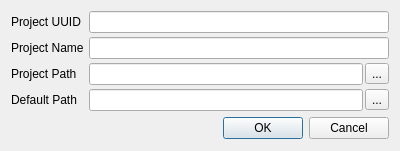
<ui version="4.0">
 <class>DlgNewProjectClass</class>
 <widget class="QDialog" name="DlgNewProjectClass">
  <property name="windowModality">
   <enum>Qt::ApplicationModal</enum>
  </property>
  <property name="geometry">
   <rect>
    <x>0</x>
    <y>0</y>
    <width>400</width>
    <height>151</height>
   </rect>
  </property>
  <property name="minimumSize">
   <size>
    <width>400</width>
    <height>151</height>
   </size>
  </property>
  <property name="maximumSize">
   <size>
    <width>400</width>
    <height>151</height>
   </size>
  </property>
  <property name="windowTitle">
   <string>New Annotation Project</string>
  </property>
  <layout class="QGridLayout">
   <item row="0" column="0">
    <layout class="QVBoxLayout">
     <item>
      <layout class="QGridLayout">
       <property name="horizontalSpacing">
        <number>5</number>
       </property>
       <property name="verticalSpacing">
        <number>4</number>
       </property>
       <item row="0" column="0">
        <widget class="QLabel" name="lbUuid">
         <property name="text">
          <string>Project UUID</string>
         </property>
         <property name="buddy">
          <cstring>editName</cstring>
         </property>
        </widget>
       </item>
       <item row="0" column="1">
        <widget class="QLineEdit" name="editUuid">
         <property name="readOnly">
          <bool>true</bool>
         </property>
        </widget>
       </item>
       <item row="1" column="0">
        <widget class="QLabel" name="lbName">
         <property name="text">
          <string>Project Name</string>
         </property>
         <property name="buddy">
          <cstring>editName</cstring>
         </property>
        </widget>
       </item>
       <item row="1" column="1">
        <widget class="QLineEdit" name="editName" />
       </item>
       <item row="2" column="0">
        <widget class="QLabel" name="lbProjectPath">
         <property name="text">
          <string>Project Path</string>
         </property>
         <property name="buddy">
          <cstring>editProjectPath</cstring>
         </property>
        </widget>
       </item>
       <item row="2" column="1">
        <layout class="QHBoxLayout">
         <property name="spacing">
          <number>2</number>
         </property>
         <item>
          <widget class="QLineEdit" name="editProjectPath">
           <property name="toolTip">
            <string>Project folder where to store project file.</string>
           </property>
           <property name="statusTip">
            <string>Project folder where to store project file.</string>
           </property>
          </widget>
         </item>
         <item>
          <widget class="QToolButton" name="btSelProjectPath">
           <property name="toolTip">
            <string>Select Folder</string>
           </property>
           <property name="text">
            <string>...</string>
           </property>
          </widget>
         </item>
        </layout>
       </item>
       <item row="3" column="0">
        <widget class="QLabel" name="lbAnnoPath">
         <property name="text">
          <string>Default Path</string>
         </property>
         <property name="buddy">
          <cstring>editDefaultPath</cstring>
         </property>
        </widget>
       </item>
       <item row="3" column="1">
        <layout class="QHBoxLayout">
         <property name="spacing">
          <number>2</number>
         </property>
         <item>
          <widget class="QLineEdit" name="editDefaultPath">
           <property name="toolTip">
            <string>Project folder where to store project file.</string>
           </property>
           <property name="statusTip">
            <string>Project folder where to store project file.</string>
           </property>
          </widget>
         </item>
         <item>
          <widget class="QToolButton" name="btSelAnnoPath">
           <property name="toolTip">
            <string>Select Folder</string>
           </property>
           <property name="text">
            <string>...</string>
           </property>
          </widget>
         </item>
        </layout>
       </item>
      </layout>
     </item>
     <item>
      <layout class="QHBoxLayout">
       <item>
        <spacer>
         <property name="orientation">
          <enum>Qt::Horizontal</enum>
         </property>
         <property name="sizeHint">
          <size>
           <width>40</width>
           <height>20</height>
          </size>
         </property>
        </spacer>
       </item>
       <item>
        <widget class="QDialogButtonBox" name="buttonBox">
         <property name="standardButtons">
          <set>QDialogButtonBox::Cancel|QDialogButtonBox::NoButton|QDialogButtonBox::Ok</set>
         </property>
        </widget>
       </item>
      </layout>
     </item>
    </layout>
   </item>
  </layout>
 </widget>
 <layoutdefault spacing="6" margin="11" />
 <resources />
 <connections>
  <connection>
   <sender>buttonBox</sender>
   <signal>accepted()</signal>
   <receiver>DlgNewProjectClass</receiver>
   <slot>accept()</slot>
   <hints>
    <hint type="sourcelabel">
     <x>241</x>
     <y>96</y>
    </hint>
    <hint type="destinationlabel">
     <x>135</x>
     <y>85</y>
    </hint>
   </hints>
  </connection>
  <connection>
   <sender>buttonBox</sender>
   <signal>rejected()</signal>
   <receiver>DlgNewProjectClass</receiver>
   <slot>reject()</slot>
   <hints>
    <hint type="sourcelabel">
     <x>320</x>
     <y>87</y>
    </hint>
    <hint type="destinationlabel">
     <x>304</x>
     <y>52</y>
    </hint>
   </hints>
  </connection>
 </connections>
</ui>
